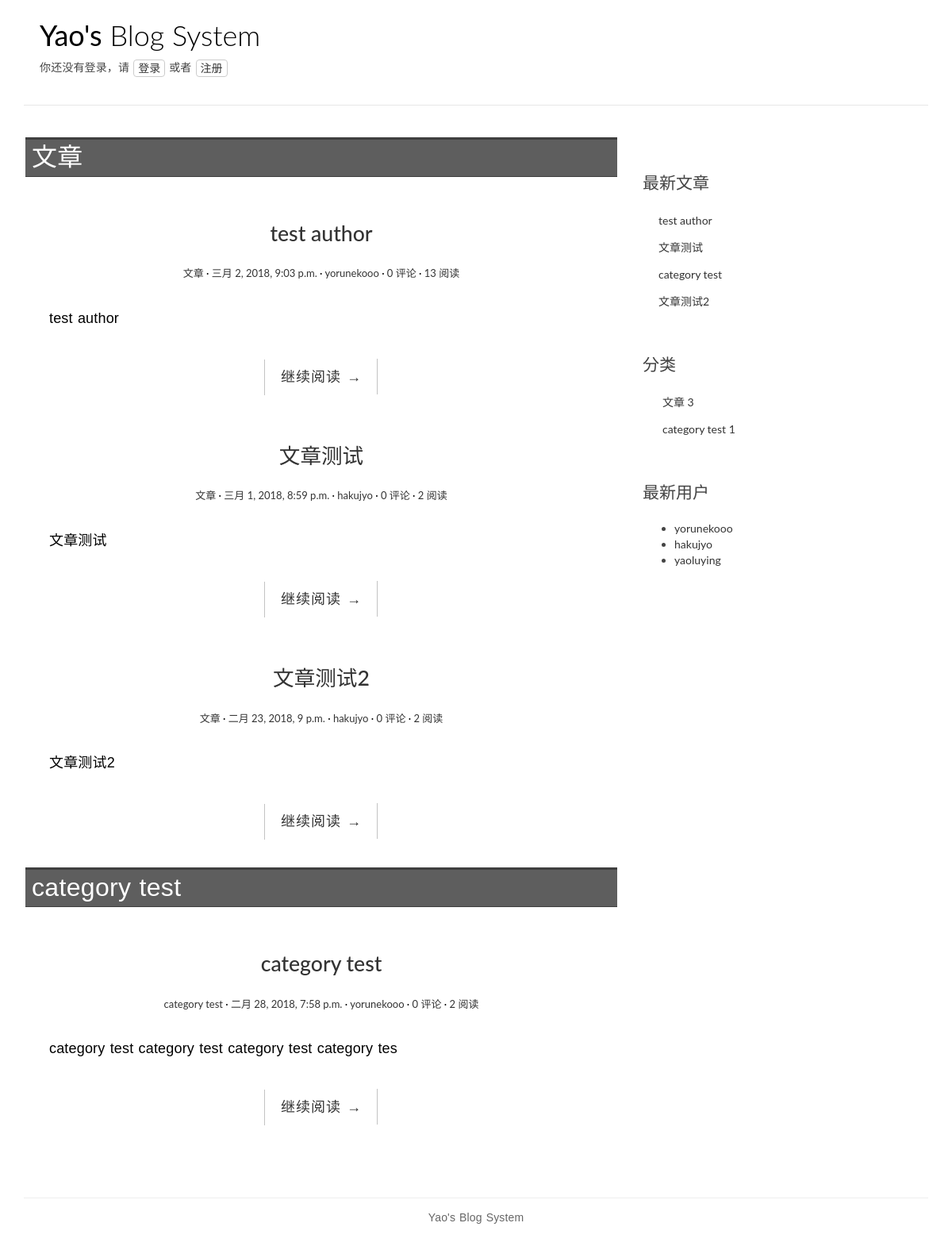
Before: / with the older database file.
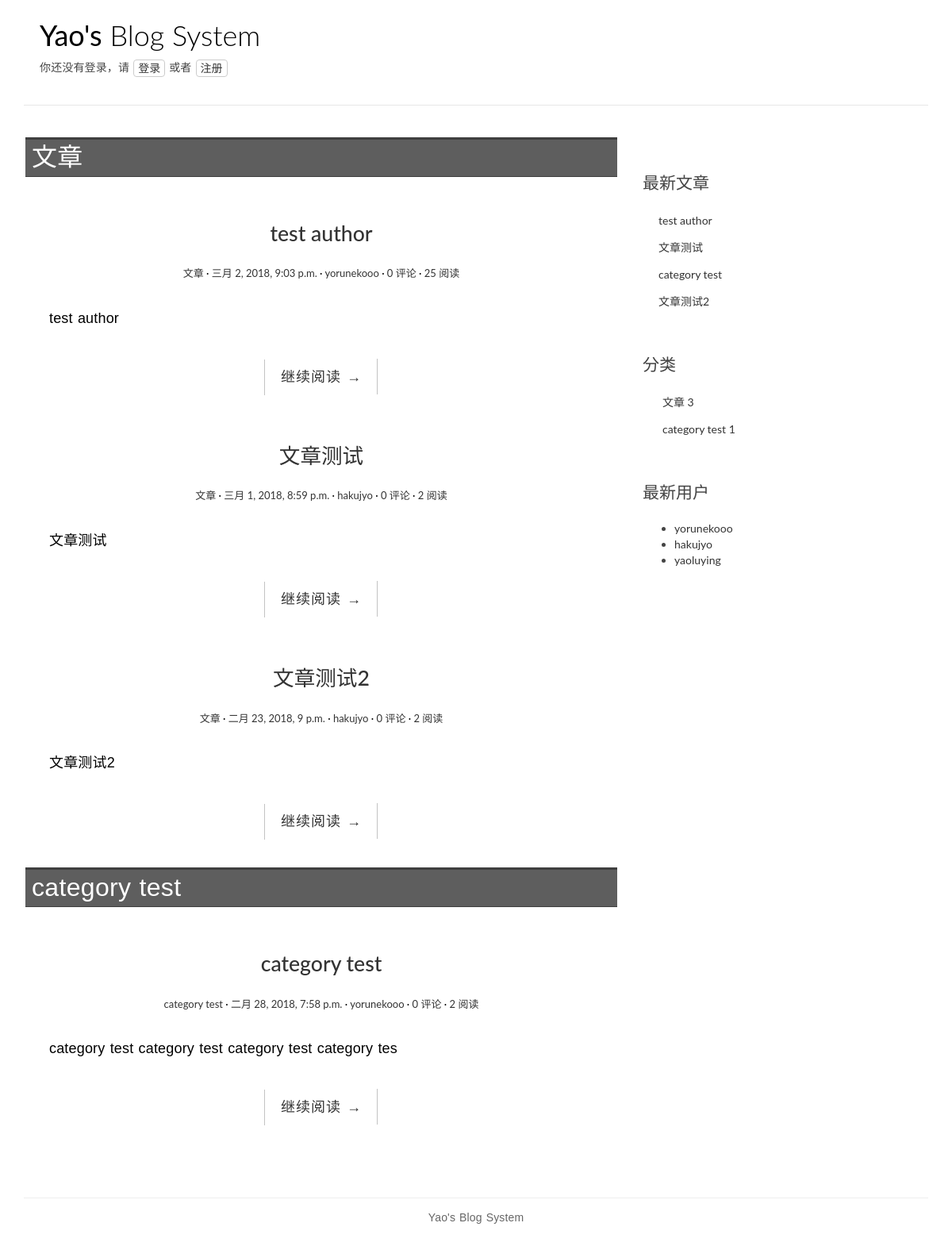
After: the same page with the newer database file.
### blog/models.py (models this page shows, shortened)
@python_2_unicode_compatible
class Post(models.Model):
    title = models.CharField(max_length=70)
    body = models.TextField()
    created_time = models.DateTimeField()
    modified_time = models.DateTimeField()
    excerpt = models.CharField(max_length=200, blank=True)
    category = models.ForeignKey(Category, on_delete=models.CASCADE,)
    tags = models.ManyToManyField(Tag, blank=True)
    author = models.ForeignKey(settings.AUTH_USER_MODEL, on_delete=models.CASCADE,)
    views = models.PositiveIntegerField(default=0)
    def get_absolute_url(self):
        return reverse('blog:detail', kwargs={'pk': self.pk})
    class Meta:
        ordering = ['-created_time']

@python_2_unicode_compatible
class Category(models.Model):
    name = models.CharField(max_length=100)
    def __str__(self):
        return self.name

### users/models.py (models this page shows)
@python_2_unicode_compatible
class User(AbstractUser):
    nickname = models.CharField(max_length=50, blank=True)
    def get_absolute_url(self):
        return reverse('blog:author', kwargs={'pk': self.pk})
    class Meta(AbstractUser.Meta):
        pass

### blog/views.py (the view)
# urls.py: url(r'^$', views.IndexView.as_view(), name='index'),
class IndexView(ListView):
    model = Post
    template_name = 'index.html'
    context_object_name = 'post_list_a'
    paginate_by = 5

### blog/templatetags/blog_tags.py (called while the page is built)
@register.simple_tag
def get_recent_posts(num=5):
    return Post.objects.all().order_by('-created_time')[:num]

@register.simple_tag
def get_categories():
    return Category.objects.annotate(num_posts=Count('post')).filter(num_posts__gt=0)

@register.simple_tag
def get_post_of_category(cate):
    return Post.objects.filter(category=cate)

@register.simple_tag
def get_users():
    return User.objects.all()

### blog/templates/index.html (shortened to what this page needs)
{% extends 'base.html' %}
{% load staticfiles %}
{% load blog_tags %}
{% block main %}
    {% get_categories as category_list %}
    {% for category in category_list %}
        <div class="category-div">
            <p class="category-title">{{ category }}</p>
            {% get_post_of_category category as post_list %}
            {% for post in post_list %}
                <article class="post post-{{ post.pk }}">
                    <header class="entry-header">
                        <h1 class="entry-title">
                            <a href="{{ post.get_absolute_url }}">{{ post.title }}</a>
                        </h1>
                        <div class="entry-meta">
                            <span class="post-category"><a href="#">{{ post.category.name }}</a></span>
                            <span class="post-date"><a href="#"><time class="entry-date" datetime="{{ post.created_time }}">{{ post.created_time }}</time></a></span>
                            <span class="post-author"><a href="{{ post.author.get_absolute_url }}">{{ post.author }}</a></span>
                            <span class="comments-link"><a href="#">{{ post.comment_set.count }} 评论</a></span>
                            <span class="views-count"><a href="#">{{ post.views }} 阅读</a></span>
                        </div>
                    </header>
                    <div class="entry-content clearfix">
                      <p>{{ post.excerpt }}</p>
                      <div class="read-more cl-effect-14">
                        <a href="{{ post.get_absolute_url }}" class="more-link">继续阅读 <span class="meta-nav">→</span></a>
                      </div>
                    </div>
                </article>
            {% empty %}
                <div class="no-post">暂时还没有发布的文章！</div>
            {% endfor %}
        </div>
    {% endfor %}
{% endblock main %}
{% block aside %}
    {% include 'asides/recent-posts.html' %}
    {% include 'asides/category.html' %}
    {% include 'asides/recent-users.html' %}
{% endblock aside %}

### blog/templates/asides/recent-posts.html
{% load staticfiles %}
{% load blog_tags %}
{% block recent-posts%}
    <div class="widget widget-recent-posts">
        <h3 class="widget-title">最新文章</h3>
        {% get_recent_posts as recent_post_list %}
        <ul>
            {% for post in recent_post_list %}
            <li>
                <a href="{{ post.get_absolute_url }}">{{ post.title }}</a>
            </li>
            {% empty %}
            暂无文章！
            {% endfor %}
        </ul>
    </div>
{% endblock recent-posts %}

Changed rows visible on the page:
changed Post "test author": views "13" → "25"
